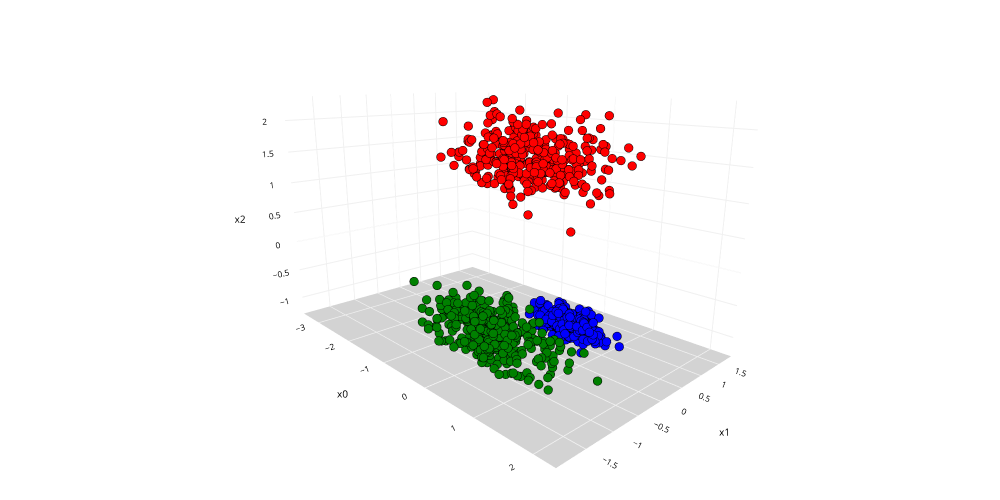

This figure's notebook cell:
### Code cell
# Visualize our data
colors = px.colors.sequential.Plasma
colors[0], colors[1], colors[2] = ['red', 'green', 'blue']
fig = px.scatter_3d(df, x='x0', y='x1', z='x2', color=df['cluster_label'].astype(str), color_discrete_sequence=colors, height=500, width=1000)
fig.update_layout(showlegend=False,
                  scene_camera=dict(up=dict(x=0, y=0, z=1), 
                                    center=dict(x=0, y=0, z=-0.1),
                                    eye=dict(x=1.5, y=-1.4, z=0.5)),
                  margin=dict(l=0, r=0, b=0, t=0),
                  scene=dict(xaxis=dict(backgroundcolor='white',
                                        color='black',
                                        gridcolor='#f0f0f0',
                                        title_font=dict(size=10),
                                        tickfont=dict(size=10)),
                             yaxis=dict(backgroundcolor='white',
                                        color='black',
                                        gridcolor='#f0f0f0',
                                        title_font=dict(size=10),
                                        tickfont=dict(size=10)),
                             zaxis=dict(backgroundcolor='lightgrey',
                                        color='black', 
                                        gridcolor='#f0f0f0',
                                        title_font=dict(size=10),
                                        tickfont=dict(size=10))))
fig.update_traces(marker=dict(size=3, line=dict(color='black', width=0.1)))
fig.show()

### Figure 1 — Plotly figure (JSON) as saved in the notebook; plotly's stock layout.template omitted (floating-point values rounded to 4 significant figures; data arrays with more than 128 entries replaced by an {"elided": "..."} marker saying what was removed)
{"data": [{"hovertemplate": "color=2<br>x0=%{x}<br>x1=%{y}<br>x2=%{z}<extra></extra>", "legendgroup": "2", "marker": {"color": "red", "line": {"color": "black", "width": 0.1}, "size": 3, "symbol": "circle"}, "mode": "markers", "name": "2", "scene": "scene", "showlegend": true, "type": "scatter3d", "x": {"elided": "333 float values"}, "y": {"elided": "333 float values"}, "z": {"elided": "333 float values"}}, {"hovertemplate": "color=1<br>x0=%{x}<br>x1=%{y}<br>x2=%{z}<extra></extra>", "legendgroup": "1", "marker": {"color": "green", "line": {"color": "black", "width": 0.1}, "size": 3, "symbol": "circle"}, "mode": "markers", "name": "1", "scene": "scene", "showlegend": true, "type": "scatter3d", "x": {"elided": "333 float values"}, "y": {"elided": "333 float values"}, "z": {"elided": "333 float values"}}, {"hovertemplate": "color=0<br>x0=%{x}<br>x1=%{y}<br>x2=%{z}<extra></extra>", "legendgroup": "0", "marker": {"color": "blue", "line": {"color": "black", "width": 0.1}, "size": 3, "symbol": "circle"}, "mode": "markers", "name": "0", "scene": "scene", "showlegend": true, "type": "scatter3d", "x": {"elided": "334 float values"}, "y": {"elided": "334 float values"}, "z": {"elided": "334 float values"}}], "layout": {"height": 500, "legend": {"title": {"text": "color"}, "tracegroupgap": 0}, "margin": {"b": 0, "l": 0, "r": 0, "t": 0}, "scene": {"aspectmode": "auto", "aspectratio": {"x": 1.346, "y": 0.885, "z": 0.8395}, "camera": {"center": {"x": 0, "y": 0, "z": -0.1}, "eye": {"x": 1.5, "y": -1.4, "z": 0.5}, "up": {"x": 0, "y": 0, "z": 1}}, "domain": {"x": [0, 1], "y": [0, 1]}, "xaxis": {"backgroundcolor": "white", "color": "black", "gridcolor": "#f0f0f0", "tickfont": {"size": 10}, "title": {"font": {"size": 10}, "text": "x0"}, "type": "linear"}, "yaxis": {"backgroundcolor": "white", "color": "black", "gridcolor": "#f0f0f0", "tickfont": {"size": 10}, "title": {"font": {"size": 10}, "text": "x1"}, "type": "linear"}, "zaxis": {"backgroundcolor": "lightgrey", "color": "black", "gridcolor": "#f0f0f0", "tickfont": {"size": 10}, "title": {"font": {"size": 10}, "text": "x2"}, "type": "linear"}}, "showlegend": false, "width": 1000}}
